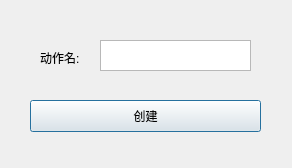
<?xml version="1.0" encoding="UTF-8"?>
<ui version="4.0">
 <class>NewActionDialog</class>
 <widget class="QDialog" name="NewActionDialog">
  <property name="geometry">
   <rect>
    <x>0</x>
    <y>0</y>
    <width>292</width>
    <height>168</height>
   </rect>
  </property>
  <property name="windowTitle">
   <string>Dialog</string>
  </property>
  <widget class="QLabel" name="label">
   <property name="geometry">
    <rect>
     <x>40</x>
     <y>50</y>
     <width>51</width>
     <height>16</height>
    </rect>
   </property>
   <property name="text">
    <string>动作名:</string>
   </property>
  </widget>
  <widget class="QTextEdit" name="textEdit">
   <property name="geometry">
    <rect>
     <x>100</x>
     <y>40</y>
     <width>151</width>
     <height>31</height>
    </rect>
   </property>
  </widget>
  <widget class="QPushButton" name="pushButton">
   <property name="geometry">
    <rect>
     <x>30</x>
     <y>100</y>
     <width>231</width>
     <height>32</height>
    </rect>
   </property>
   <property name="text">
    <string>创建</string>
   </property>
  </widget>
 </widget>
 <resources/>
 <connections/>
</ui>
